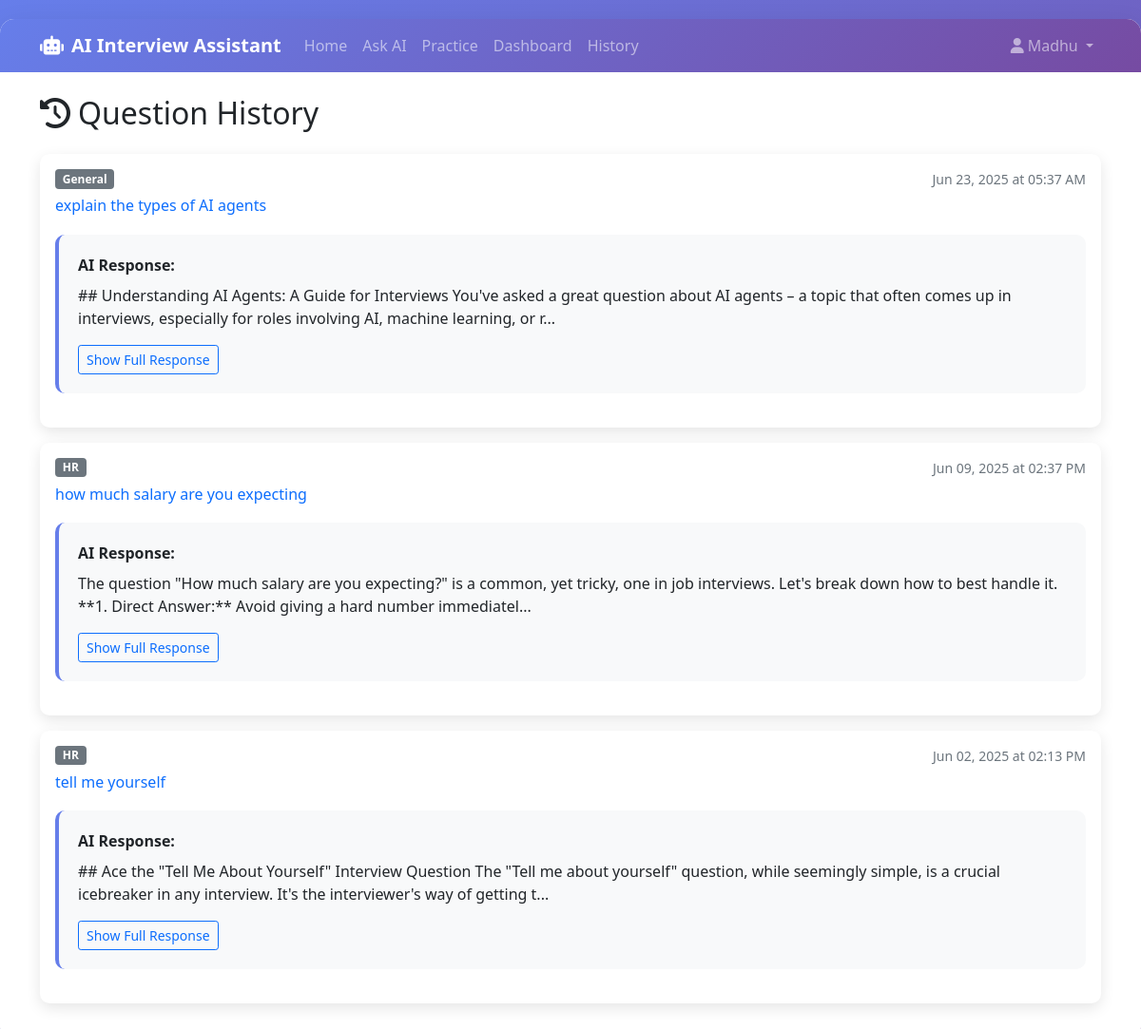
The app's page /history (signed in) with its own data.
### app.py (models this page shows)
class Question(db.Model):
    id = db.Column(db.Integer, primary_key=True)
    user_id = db.Column(db.Integer, db.ForeignKey('user.id'), nullable=True)
    question_text = db.Column(db.Text, nullable=False)
    ai_response = db.Column(db.Text, nullable=False)
    category = db.Column(db.String(50), nullable=False)
    created_at = db.Column(db.DateTime, default=datetime.utcnow)

### app.py (the view)
@app.route('/history')
def history():
        if 'user_id' not in session:
            return redirect(url_for('login'))
        user_questions = Question.query.filter_by(user_id=session['user_id']).order_by(Question.created_at.desc()).all()
        return render_template('history.html', questions=user_questions)

### templates/history.html (shortened to what this page needs)
{% extends "base.html" %}
{% block content %}
<div class="row">
    <div class="col-12">
        <h2 class="mb-4">
            <i class="fas fa-history me-2"></i>Question History
        </h2>
    </div>
</div>
{% if questions %}
    {% for question in questions %}
    <div class="card mb-3">
        <div class="card-body">
            <div class="d-flex justify-content-between align-items-start mb-2">
                <span class="badge bg-secondary">{{ question.category }}</span>
                <small class="text-muted">{{ question.created_at.strftime('%b %d, %Y at %I:%M %p') }}</small>
            </div>
            <h6 class="text-primary mb-2">{{ question.question_text }}</h6>
            <div class="ai-response">
                <strong>AI Response:</strong>
                <p class="mt-2">{{ question.ai_response[:200] }}{% if question.ai_response|length > 200 %}...{% endif %}</p>
                <button class="btn btn-sm btn-outline-primary" onclick="toggleFullResponse({{ loop.index0 }})">
                    <span id="toggleText{{ loop.index0 }}">Show Full Response</span>
                </button>
            </div>
        </div>
    </div>
    {% endfor %}
{% endif %}
{% endblock %}

### templates/base.html (shortened to what this page needs)
<!DOCTYPE html>
<html lang="en">
<head>
    <link href="https://cdn.jsdelivr.net/npm/bootstrap@5.1.3/dist/css/bootstrap.min.css" rel="stylesheet">
    <link href="https://cdnjs.cloudflare.com/ajax/libs/font-awesome/6.0.0/css/all.min.css" rel="stylesheet">
</head>
<body>
    <div class="main-container">
        <nav class="navbar navbar-expand-lg navbar-dark">
            <div class="container">
                <a class="navbar-brand fw-bold" href="{{ url_for('index') }}">
                    <i class="fas fa-robot me-2"></i>AI Interview Assistant
                </a>
                <div class="collapse navbar-collapse" id="navbarNav">
                    <ul class="navbar-nav me-auto">
                        <li class="nav-item">
                            <a class="nav-link" href="{{ url_for('index') }}">Home</a>
                        </li>
                        <li class="nav-item">
                            <a class="nav-link" href="{{ url_for('ask_question') }}">Ask AI</a>
                        </li>
                        <li class="nav-item">
                            <a class="nav-link" href="{{ url_for('practice') }}">Practice</a>
                        </li>
                        {% if session.user_id %}
                        <li class="nav-item">
                            <a class="nav-link" href="{{ url_for('dashboard') }}">Dashboard</a>
                        </li>
                        <li class="nav-item">
                            <a class="nav-link" href="{{ url_for('history') }}">History</a>
                        </li>
                        {% endif %}
                    </ul>
                    <ul class="navbar-nav">
                        {% if session.user_id %}
                        <li class="nav-item dropdown">
                            <a class="nav-link dropdown-toggle" href="#" id="navbarDropdown" role="button" data-bs-toggle="dropdown">
                                <i class="fas fa-user me-1"></i>{{ session.user_name }}
                            </a>
                        </li>
                        {% endif %}
                    </ul>
                </div>
            </div>
        </nav>
        <main class="container py-4">
            {% block content %}{% endblock %}
        </main>
    </div>
</body>
</html>

### templates/base.html (style rules this page uses)
body { background: linear-gradient(135deg, #667eea 0%, #764ba2 100%); min-height: 100vh; font-family: 'Segoe UI', Tahoma, Geneva, Verdana, sans-serif; }
.main-container { background: white; border-radius: 15px; box-shadow: 0 10px 30px rgba(0,0,0,0.1); margin: 20px auto; max-width: 1200px; }
.navbar { background: linear-gradient(135deg, #667eea 0%, #764ba2 100%) !important; border-radius: 15px 15px 0 0; }
.card { border: none; box-shadow: 0 5px 15px rgba(0,0,0,0.1); border-radius: 10px; }
.ai-response { background: #f8f9fa; border-left: 4px solid #667eea; padding: 20px; border-radius: 10px; margin: 20px 0; }

### records on screen
Question: category "General", created_at "Jun 23, 2025 at 05:37 AM", question_text "explain the types of AI agents", ai_response "## Understanding AI Agents: A Guide for Interviews You've asked a great question about AI agents – a topic that often comes up in interviews, especially for roles involving AI, machine learning, or r"
Question: category "HR", created_at "Jun 09, 2025 at 02:37 PM", question_text "how much salary are you expecting", ai_response "The question \"How much salary are you expecting?\" is a common, yet tricky, one in job interviews. Let's break down how to best handle it. **1. Direct Answer:** Avoid giving a hard number immediatel"
Question: category "HR", created_at "Jun 02, 2025 at 02:13 PM", question_text "tell me yourself", ai_response "## Ace the \"Tell Me About Yourself\" Interview Question The \"Tell me about yourself\" question, while seemingly simple, is a crucial icebreaker in any interview. It's the interviewer's way of getting t"

### other values on screen
{{ session.user_name }} "Madhu"
